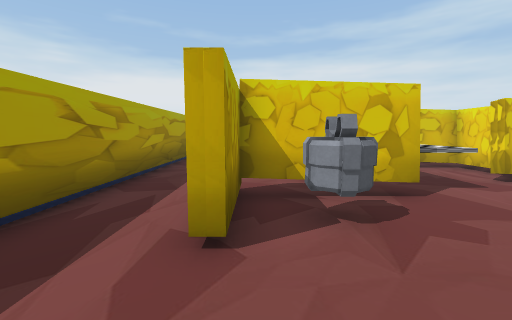
[1] (above)

17 first-person views from a walk through a 3-D level made in the Unity game engine. The camera is 1.3 m above the floor, tilts 6° down and sees 90° across. The floor is counted in squares, 1 m on a side. Each view is taken from the middle of a square. On the plan, view 1 faces up. The plan holds only what a view shows up to about 13 squares ahead; the rest is blank. The player is left out.

[2]
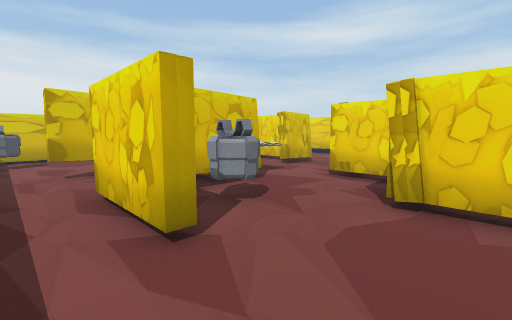

[3]
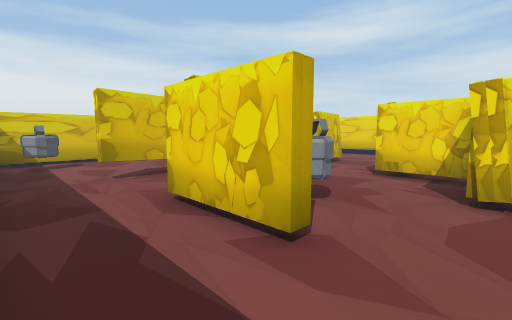

[4]
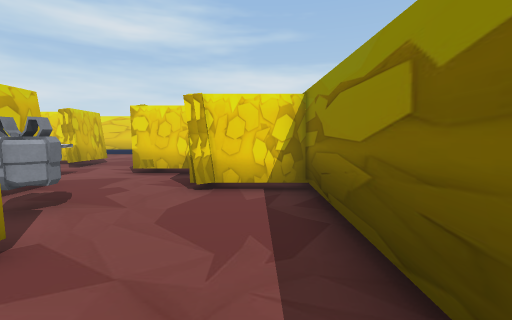

[5]
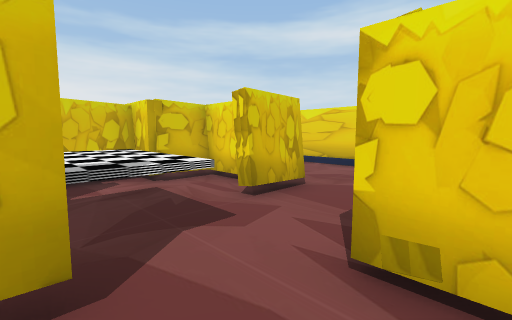

[6]
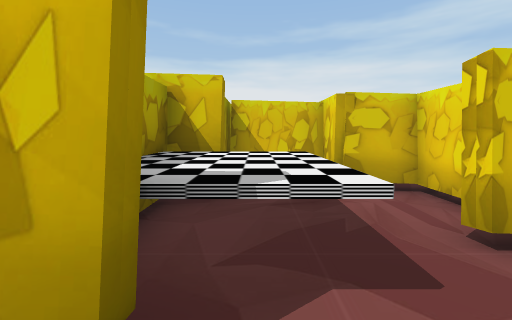

[7]
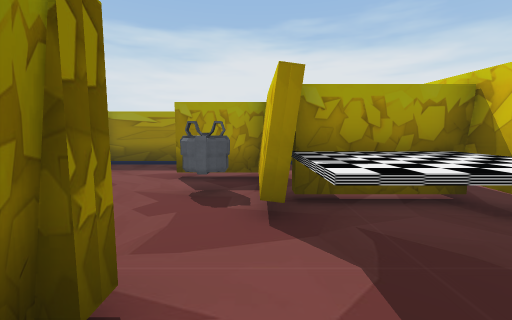

[8]
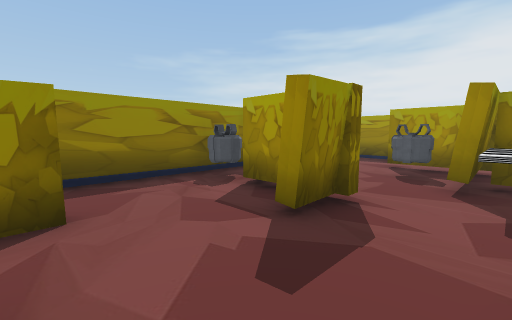

[9]
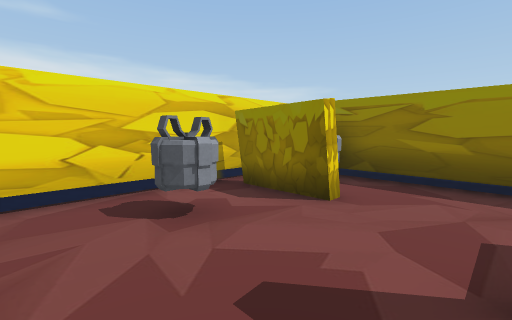

[10]
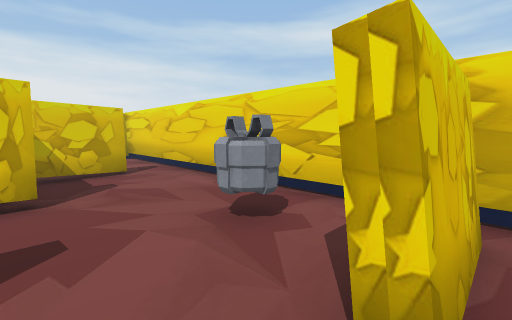

[11]
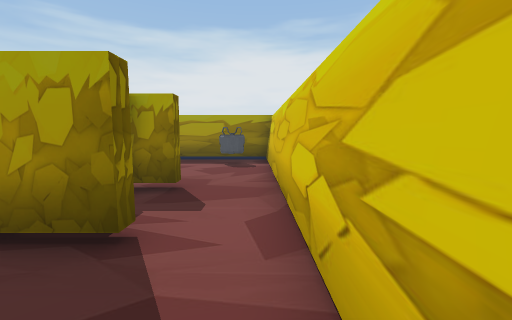

[12]
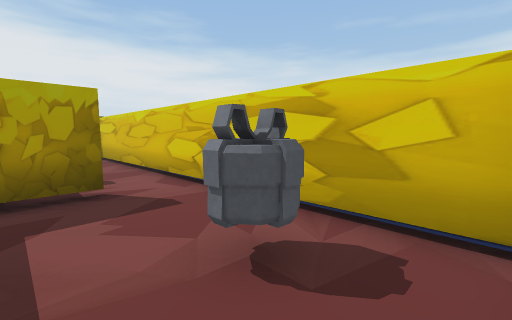

[13]
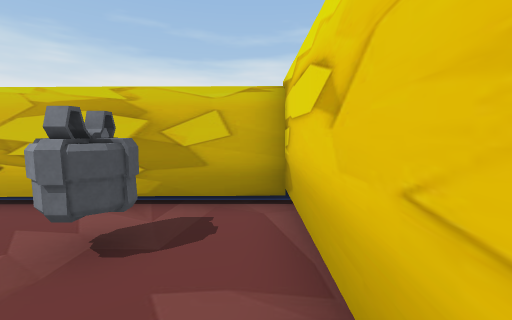

[14]
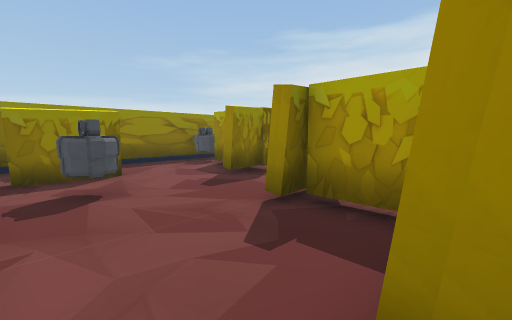

[15]
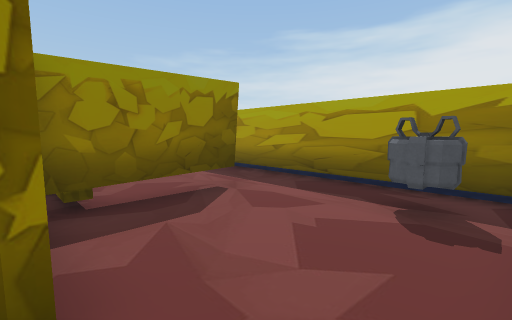

[16]
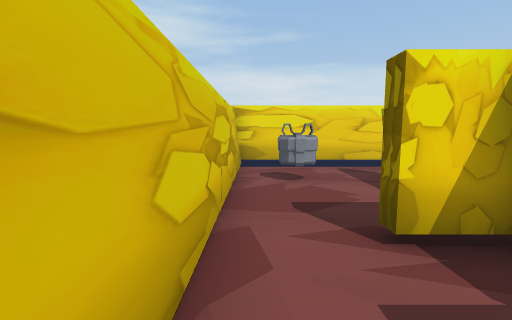

[17]
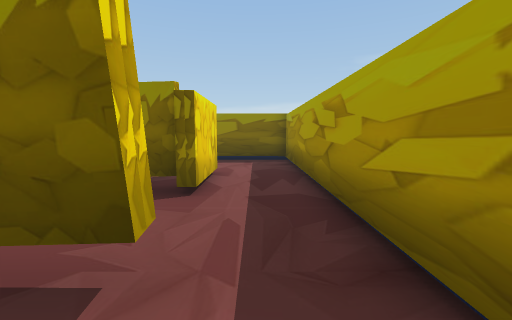

### Floor plan
Key: @ floor where view 1 was taken; # wall or solid block; x gap in a wall; . floor; ^ raised ledge; T thing the floor can be seen under or through; O other object.
Columns run from 4 left of view 1 to 13 right of it. Each row starts with its distance up from view 1.
 15 ##################
 14 #................#
 13 #.O...........OO.#
 12 #......#..#...O..#
 11 #......####......#
 10 #......T..#####..#
  9 #..TTTTT....#....#
  8 #.....#^^^..#....#
  7 #.....#^^^.##....#
  6 #.....x^^^.......#
  5 #..#####.........#
  4 #..##OO..##...OO.#
  3 #..##O...##....O.#
  2 #........#....####
  1 #......###....####
  0 #...@..#.OO...OO#
 -1 #################

Where each view was taken, in squares from view 1:
view 1: 0 up, 0 right, facing up
view 2: 0 up, 2 left, facing up-right
view 3: 1 up, 3 left, facing up-right
view 4: 0 up, 3 left, facing right
view 5: 3 up, 3 right, facing up-right
view 6: 4 up, 4 right, facing up
view 7: 5 up, 7 right, facing left
view 8: 6 up, 10 right, facing down-left
view 9: 6 up, 7 right, facing down-right
view 10: 1 up, 8 right, facing up-right
view 11: 14 up, 9 right, facing left
view 12: 11 up, 12 right, facing up-left
view 13: 10 up, 12 right, facing up
view 14: 10 up, 12 right, facing down-left
view 15: 14 up, 3 right, facing down-left
view 16: 14 up, 3 right, facing right
view 17: 11 up, 2 left, facing down
